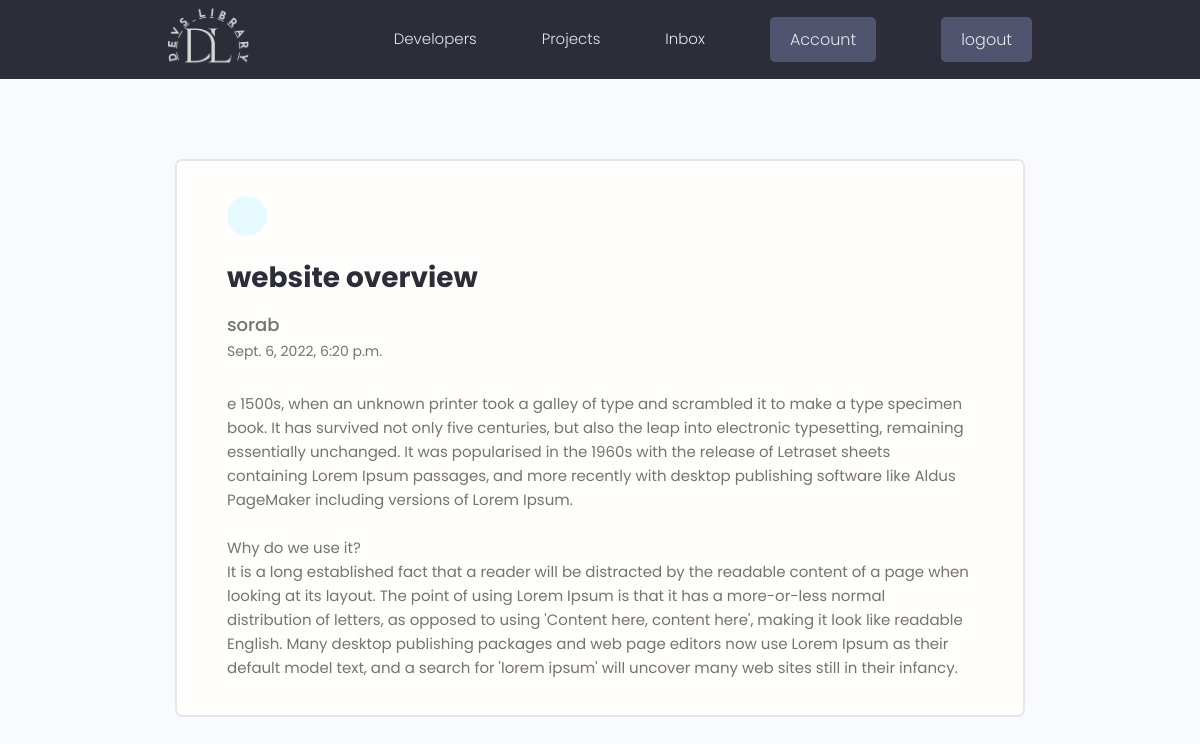
Screenshot of /message/60d5295b-2835-4b5f-83cd-23405f8a0a4f (signed in) with the database file from the repository.
### users/models.py (models this page shows, shortened)
class Message(models.Model):
    sender=models.ForeignKey(Profile,on_delete=models.SET_NULL,null=True,blank=True)
    reciever=models.ForeignKey(Profile,on_delete=models.SET_NULL,null=True,blank=True,related_name='messages')
    name=models.CharField(max_length=200,blank=True,null=True)
    email=models.EmailField(max_length=200,blank=True,null=True)
    subject=models.CharField(max_length=200,blank=True,null=True)
    body=models.TextField()
    is_read=models.BooleanField(default=False,null=True)
    created = models.DateTimeField(auto_now_add=True)
    id = models.UUIDField(default=uuid.uuid4, unique=True,primary_key=True, editable=False)
    class Meta:
        ordering=['is_read','-created']

### users/views.py (the view)
# urls.py: path("message/<str:pk>",views.viewmessage,name="viewmessage"),
@login_required(login_url="login")
def viewmessage(request,pk):
    profile=request.user.profile
    message=profile.messages.get(id=pk)
    if message.is_read==False:
        message.is_read=True
        message.save()
    context={'message':message}
    return render(request,'users/message.html',context)

### Templates/users/message.html (shortened to what this page needs)
{% extends 'base.html' %}
  {% block body %}
  <main class="messagePage my-xl">
    <div class="content-box">
      <div class="message">
        <a class="backButton" href="{%url 'inbox' %}"></a>
        <h2 class="message__subject">{{message.subject}}</h4>
          {%if message.sender%}
          <a href={%url 'userprofile' message.sender.id%} class="message__author">{{message.sender}}</a>
          {%else%}
          <p  class="message__author">{{message.name}}</p>
          {%endif%}
          <p class="message__date">{{message.created}}</p>
          <div class="message__body">
            {{message.body|linebreaksbr}}
          </div>
      </div>
    </div>
  </main>
  {% endblock body %}

### static/styles/app.css (style rules this page uses)
:root { --color-sub: #2d2d39; }
.content-box { width: 95%; max-width: 85rem; margin: 0 auto; }
.message { padding: 2.5rem 0; }
.message > a { display: flex; gap: 1rem; }
.message__author, .message__date { flex-basis: 25%; }
.message__subject { flex-basis: 50%; }
.message__date { text-align: right; }
.messagePage .message { list-style: none; background: var(--color-white); padding: 3.5rem 5rem; border: 2px solid var(--color-light); border-radius: 0.7rem; }
.messagePage .message__subject { font-size: 2.8rem; color: var(--color-sub); margin-bottom: 1rem; margin-top: 2rem; }
.messagePage .message__author { font-size: 1.8rem; font-weight: 500; }
.messagePage .message__date { font-size: 1.4rem; font-weight: 400; text-align: left; margin-bottom: 3rem; }
.backButton { background: var(--color-main-light); color: var(--color-main); width: 4rem; height: 4rem; display: flex; align-items: center; justify-content: center; border-radius: 50%; }

### static/uikit/styles/modules/_variables.css (style rules this page uses)
:root { --color-main: #5aa5b9; --color-main-light: #e6faff; --color-sub: #3f4156; --color-sub-light: #51546e; --color-sub-lighter: #ededfd; --color-text: #737373; --color-gray: #8b8b8b; --color-light: #e5e7eb; --color-light-gray: #767676; --color-bg: #f8fafd; --color-white: #fffefd; --color-white-light: #f3f3f3; --color-success: #359e64; --color-success-bg: #def8e8; --color-error: #fc4b0b; --color-error-bg: #fff2ee; --font-base: 'Poppins', arial, helvetica, 'Segoe UI', roboto, ubuntu, sans-serif; --font-monospace: 'Fira Code', 'Courier New', courier, monospace; --font-regular: 300; --font-medium: 500; --font-bold: 700; --generic-shadow: 1px 1px 5px #00000010; --generic-transition: all 0.3s ease-in-out; }

### static/uikit/styles/modules/_base.css (style rules this page uses)
* { margin: 0; padding: 0; box-sizing: border-box; text-rendering: optimizeLegibility; color: inherit; font-size: inherit; }
html { font-size: 50%; }
@media only screen and (min-width: 480px) { html { font-size: 56.25%; } }
@media only screen and (min-width: 1200px) { html { font-size: 62.5%; } }
body { line-height: 1.6; font-weight: 400; font-size: 1.5rem; color: var(--color-text); background-color: var(--color-bg); min-height: 100vh; }

### static/uikit/styles/modules/_typography.css (style rules this page uses)
* { font-family: var(--font-base); }
h2 { font-size: 3.6rem; font-weight: var(--font-bold); }
p, span, strong { font-size: 1.6rem; color: var(--color-text); font-weight: var(--font-regular); }
a { padding-bottom: 2px; text-decoration: none; display: inline-block; color: var(--color-main); font-weight: var(--font-medium); }

### static/uikit/styles/modules/_utilities.css (style rules this page uses)
.my-xl { margin: 8rem auto; }

### rows the page displays
Message: subject "website overview", name "sorab", created "Sept. 6, 2022, 6:20 p.m.", body "e 1500s, when an unknown printer took a galley of type and scrambled it to make a type specimen book. It has survived not only five centuries, but also the leap into electronic typesetting, remaining essentially unchanged. It was popularised in the 1960s with the release of Letraset sheets containing Lorem Ipsum passages, and more recently with desktop publishing software like Aldus PageMaker including versions of Lorem Ipsum. Why do we use it? It is a long established fact that a reader will be distracted by the readable content of a page when looking at its layout. The point of using Lorem Ipsum is that it has a more-or-less normal distribution of letters, as opposed to using 'Content…"
